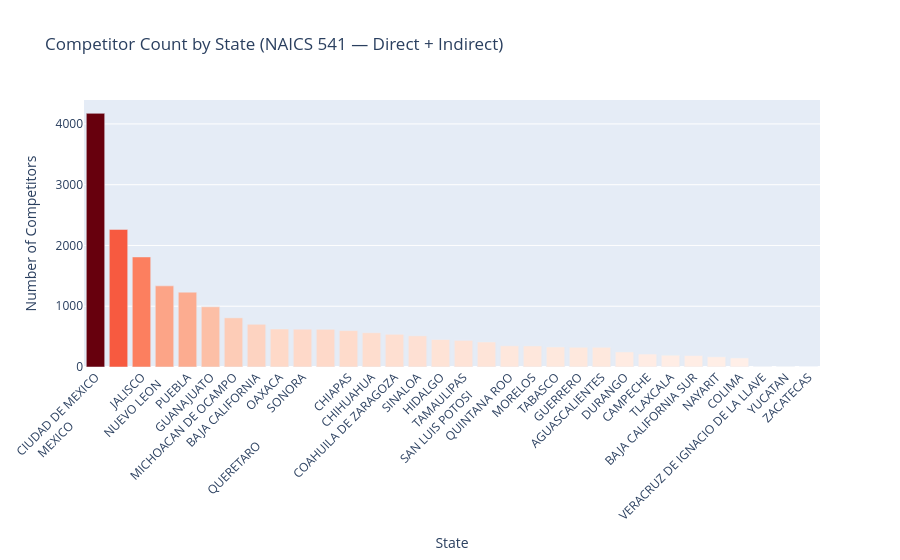

The notebook cell saved with this chart:
### Code cell
# ── 3.2  Competitor count by state ───────────────────────────────────────────
state_counts = (
    competitors.groupby('state_name')
               .size()
               .reset_index(name='company_count')
               .sort_values('company_count', ascending=False)
)

fig = px.bar(
    state_counts,
    x='state_name', y='company_count',
    title='Competitor Count by State (NAICS 541 — Direct + Indirect)',
    labels={'state_name': 'State', 'company_count': 'Number of Competitors'},
    color='company_count',
    color_continuous_scale='Reds'
)
fig.update_layout(xaxis_tickangle=-45, coloraxis_showscale=False)
fig.show()

### Figure 1 — Plotly figure (JSON) as saved in the notebook; plotly's stock layout.template omitted (floating-point values rounded to 4 significant figures)
{"data": [{"alignmentgroup": "True", "hovertemplate": "State=%{x}<br>Number of Competitors=%{marker.color}<extra></extra>", "legendgroup": "", "marker": {"color": [4174, 2264, 1811, 1335, 1232, 991, 809, 703, 625, 622, 620, 599, 564, 538, 513, 452, 438, 411, 349, 347, 329, 325, 324, 248, 213, 194, 188, 168, 148, 5, 4, 1], "coloraxis": "coloraxis", "pattern": {"shape": ""}}, "name": "", "offsetgroup": "", "orientation": "v", "showlegend": false, "textposition": "auto", "type": "bar", "x": ["CIUDAD DE MEXICO", "MEXICO                      ", "JALISCO", "NUEVO LEON   ", "PUEBLA", "GUANAJUATO", "MICHOACAN DE OCAMPO", "BAJA CALIFORNIA", "OAXACA", "SONORA", "QUERETARO                               ", "CHIAPAS", "CHIHUAHUA", "COAHUILA DE ZARAGOZA", "SINALOA", "HIDALGO", "TAMAULIPAS", "SAN LUIS POTOSI        ", "QUINTANA ROO", "MORELOS", "TABASCO", "GUERRERO", "AGUASCALIENTES", "DURANGO", "CAMPECHE", "TLAXCALA", "BAJA CALIFORNIA SUR", "NAYARIT", "COLIMA", "VERACRUZ DE IGNACIO DE LA LLAVE", "YUCATAN", "ZACATECAS"], "xaxis": "x", "y": [4174, 2264, 1811, 1335, 1232, 991, 809, 703, 625, 622, 620, 599, 564, 538, 513, 452, 438, 411, 349, 347, 329, 325, 324, 248, 213, 194, 188, 168, 148, 5, 4, 1], "yaxis": "y"}], "layout": {"barmode": "relative", "coloraxis": {"colorbar": {"title": {"text": "Number of Competitors"}}, "colorscale": [[0, "rgb(255,245,240)"], [0.125, "rgb(254,224,210)"], [0.25, "rgb(252,187,161)"], [0.375, "rgb(252,146,114)"], [0.5, "rgb(251,106,74)"], [0.625, "rgb(239,59,44)"], [0.75, "rgb(203,24,29)"], [0.875, "rgb(165,15,21)"], [1, "rgb(103,0,13)"]], "showscale": false}, "legend": {"tracegroupgap": 0}, "title": {"text": "Competitor Count by State (NAICS 541 — Direct + Indirect)"}, "xaxis": {"anchor": "y", "domain": [0, 1], "tickangle": -45, "title": {"text": "State"}}, "yaxis": {"anchor": "x", "domain": [0, 1], "title": {"text": "Number of Competitors"}}}}
